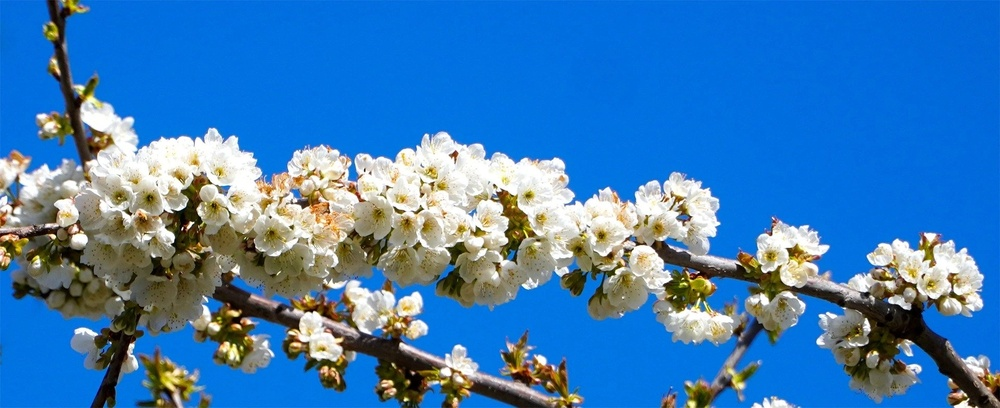
#> input picture openCV/Image/cherryblossom.jpg, 1000 x 408 px, shrunk from 1920 x 784 before the run
$ jupyter execute '35. 트랙 바.ipynb'
#> lines starting #> are read from the running program, lines starting #| are printed output that depends on the picture
[cell 1]
import cv2

[cell 2]
def onChange(pos):
    pass

[cell 3]
src = cv2.imread("Image/cherryblossom.jpg", cv2.IMREAD_GRAYSCALE)
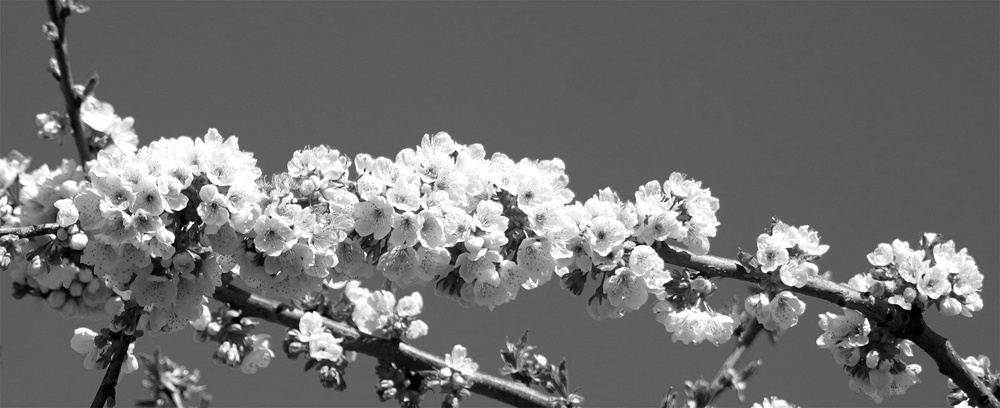
#> src: shape (408, 1000); min 0, max 255, mean 112.6

cv2.namedWindow("Trackbar Windows")

cv2.createTrackbar("threshold", "Trackbar Windows", 0, 255, onChange)
cv2.createTrackbar("maxValue", "Trackbar Windows", 0, 255, lambda x : x)

cv2.setTrackbarPos("threshold", "Trackbar Windows", 127)
cv2.setTrackbarPos("maxValue", "Trackbar Windows", 255)

while cv2.waitKey(1) != ord('q'):

#> (key q is pressed here)
    thresh = cv2.getTrackbarPos("threshold", "Trackbar Windows")
    maxval = cv2.getTrackbarPos("maxValue", "Trackbar Windows")

    _, binary = cv2.threshold(src, thresh, maxval, cv2.THRESH_BINARY)

    cv2.imshow("Trackbar Windows", binary)
    cv2.waitKey(0)

cv2.waitKey(0)
cv2.destroyAllWindows()


$ run again, with openCV/Image/beach.jpg copied over openCV/Image/cherryblossom.jpg
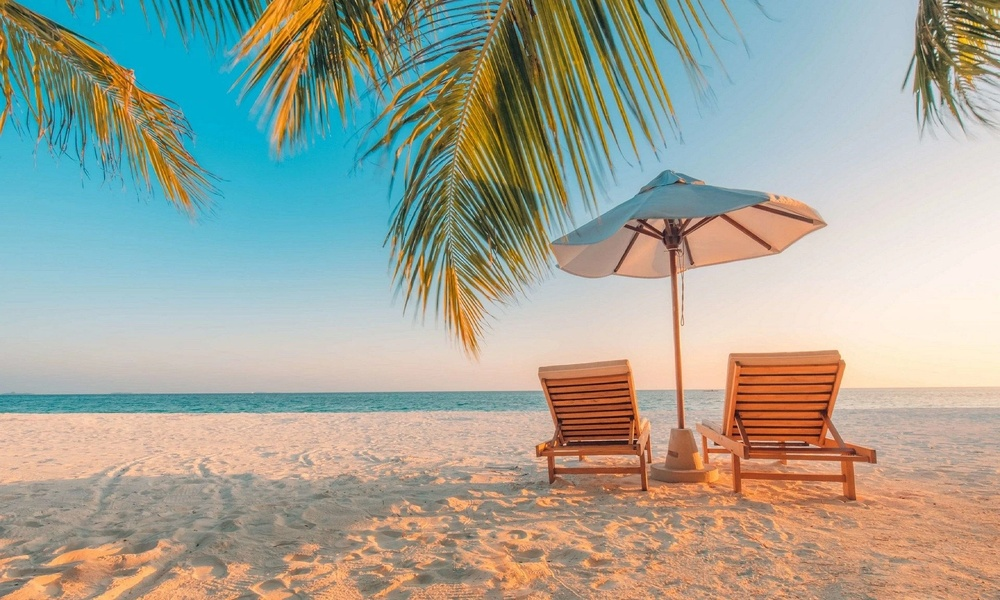
#> input picture openCV/Image/beach.jpg, 1000 x 600 px, shrunk from 1920 x 1152 before the run
#> `src = cv2.imread("Image/cherryblossom.jpg", cv2.IMREAD_GRAYSCALE)`:
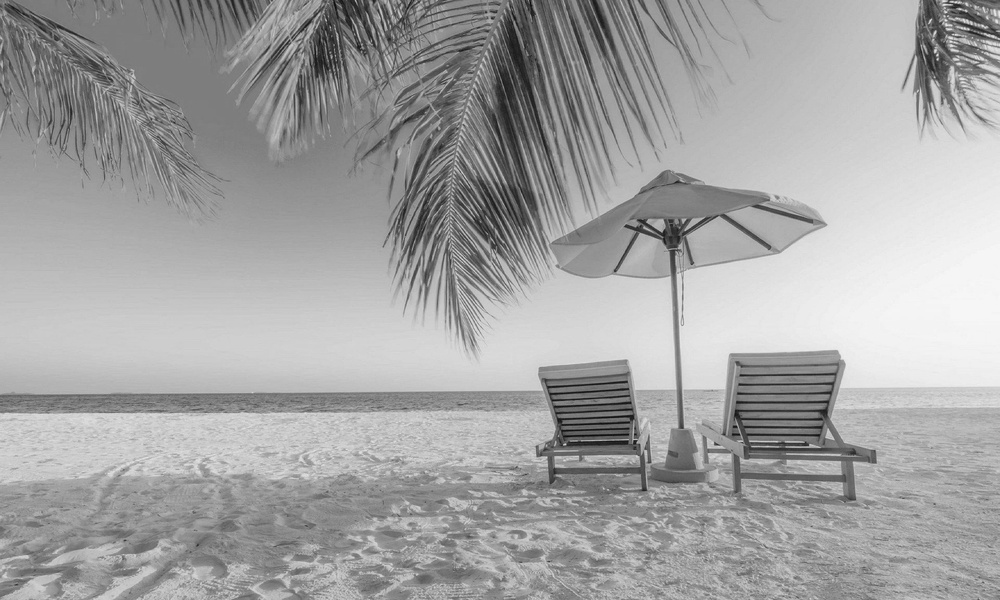
#> src: shape (600, 1000); min 9, max 248, mean 162.9
